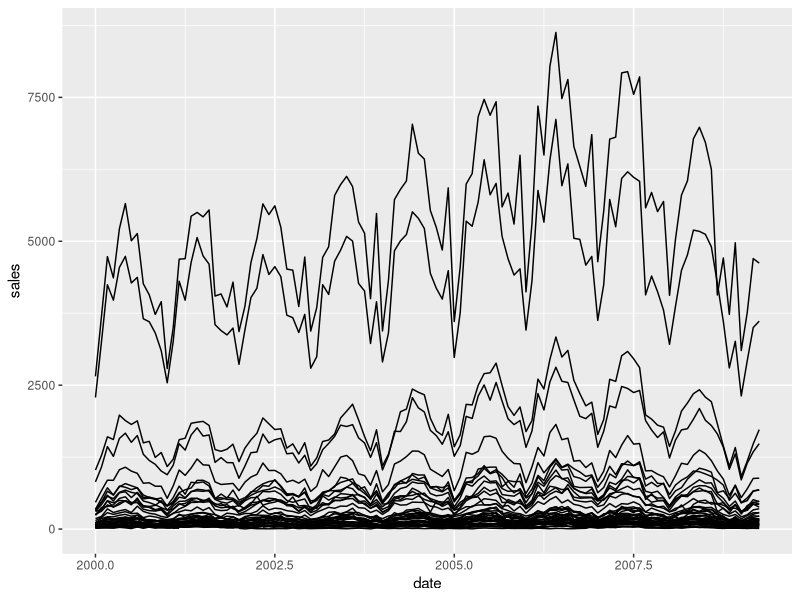

The R script that drew this image: (Note: this script raises an error after producing the figure.)
options(na.action = "na.omit")
library(ggplot2)
library(MASS)
library(mgcv)

# Helper functions ----------------------------------------------------------
index <- function(x) x / x[1]
deseas <- function(var, month) {
  resid(rlm(var ~ factor(month))) + mean(var, na.rm = TRUE)
}
smooth <- function(var, date) {
  predict(gam(var ~ s(date)))
}

# Focus on recent trends
list <- subset(read.csv("texas-listings.csv"), year >= 2000 & msa != 800)
list$date <- list$year + (list$month - 1) / 12

# We know from our exploration of Houston data that many of the series
# have strong seasonal components.  It's a good idea to check that's true for 
# all cities.  We'll start by focussing on sales.

qplot(date, sales, data = list, geom = "line", group = msa)

# First, let's remove the strong seasonal effect.
list <- ddply(list, "msa", transform, 
  sales_ds = deseas(sales, month))
qplot(date, sales_ds, data = list, geom = "line", group = msa)

# Maybe we should index the cities to make them more comparable
list <- ddply(list, "msa", transform, 
  sales_ind = index(sales_ds))
qplot(date, sales_ind, data = list, geom = "line", group = msa)

# Alternatively we could plot on the logged data
qplot(date, log10(sales_ds), data = list, geom = "line", group = msa)

# Getting there, but what a mess! Let trying smoothing the data
list <- ddply(list, "msa", transform, 
  sales_sm = smooth(sales_ds, date))
qplot(date, sales_sm, data = list, geom = "line", group = msa)

list <- ddply(list, "msa", transform, 
  sales_sm_ind = index(sales_sm))
qplot(date, sales_sm_ind, data = list, geom = "line", group = msa)

# Which are those crazy cities?
names <- read.csv("msa-names.csv")
list <- merge(list, names, by = "msa")

qplot(date, sales_sm_ind, data = list, geom = "line") + facet_wrap(~ city)

# Palestine, Harlingen, Killeen-Fort Hood, El Paso
# Why are these cities different?
# Always a good idea to go back to the raw data and double-check
qplot(date, sales_ind, data = list, geom = "line") + facet_wrap(~ city)
